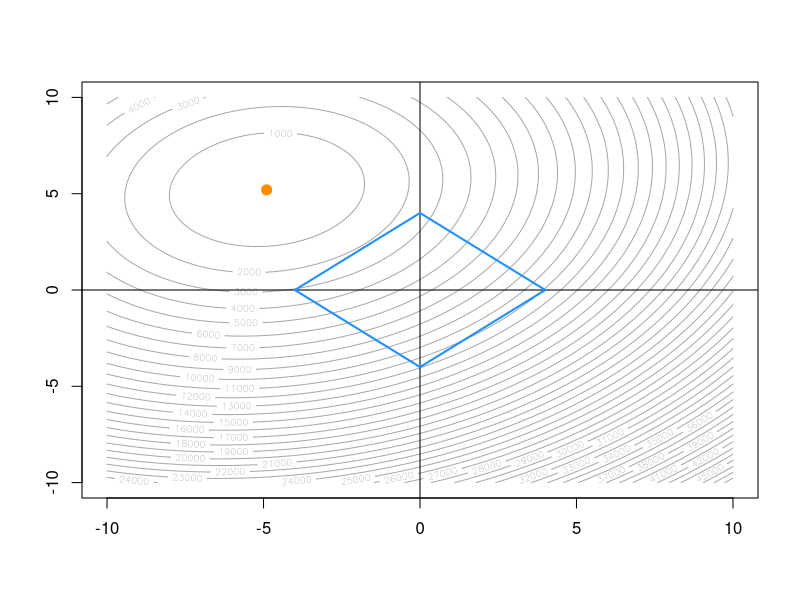
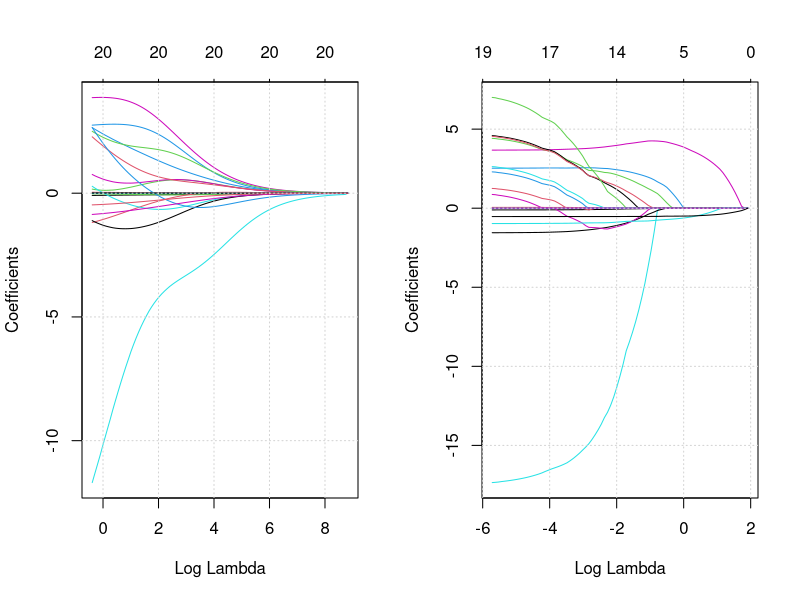
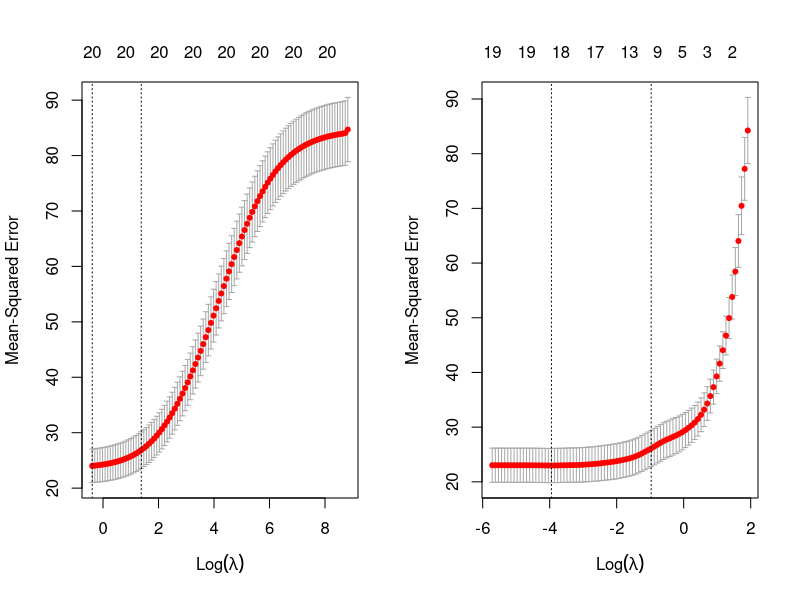
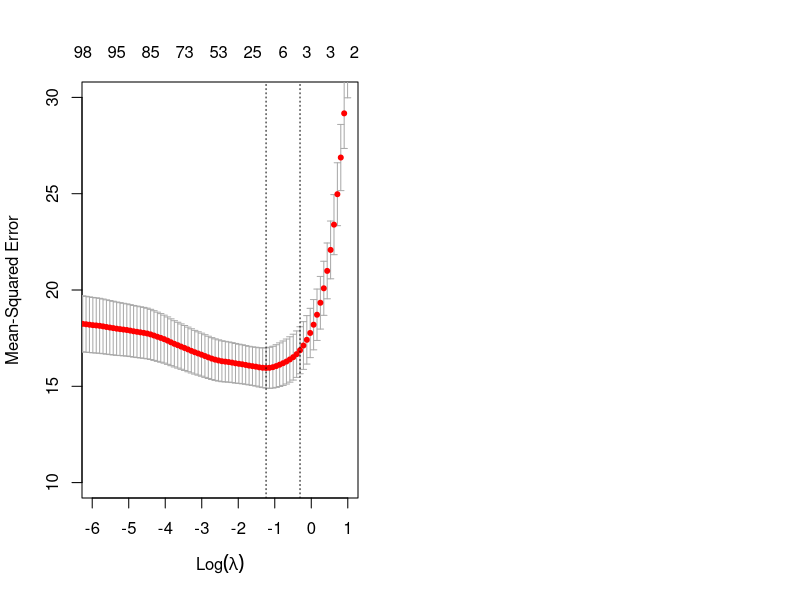

Reproduce these figures in R, in order.
## ---- chunk 1
knitr::opts_chunk$set(cache = TRUE, autodep = TRUE, fig.align = "center")
## ---- chunk 2
library(glmnet)
## ---- chunk 3
# this is a bad function name
dgp = function(sample_size = 25) {
  x = runif(n = sample_size)
  y = 0 + 5 * x + rnorm(n = sample_size)
  data.frame(x, y)
}
## ---- chunk 4
# maybe write a function for each
beta_ls = replicate(n = 1000, coef(lm(y ~ 0 + x, data = dgp()))["x"])
beta_05 = replicate(n = 1000, min(coef(lm(y ~ 0 + x, data = dgp()))["x"], 5))
beta_04 = replicate(n = 1000, min(coef(lm(y ~ 0 + x, data = dgp()))["x"], 4))
## ---- chunk 5
# add MSE, add names, make tibble
c(mean(beta_ls) - 5, sd(beta_ls))
c(mean(beta_05) - 5, sd(beta_05))
c(mean(beta_04) - 5, sd(beta_04))
## ---- chunk 6
dgp = function(sample_size = 25) {
  x = runif(n = sample_size)
  y = -2 + 5 * x + rnorm(n = sample_size)
  data.frame(x, y)
}
## ---- chunk 7
asdf = dgp()
predict(lm(y ~ x, data = asdf))

asdf$x = scale(asdf$x)
predict(lm(y ~ x, data = asdf))
## ---- chunk 8
gen_linear_data = function() {
  x1 = rnorm(100)
  x2 = rnorm(100)
  y = 0 + -5 * x1 + 5 * x2 + rnorm(100)
  data.frame(x1, x2, y)
}
## ---- chunk 9
data = gen_linear_data()
beta = expand.grid(beta_1 = seq(-10, 10, 0.1),
                   beta_2 = seq(-10, 10, 0.1))
beta_error = rep(0, dim(beta)[1])
for (i in 1:dim(beta)[1]){
  beta_error[i] = with(data, sum((y - (beta$beta_1[i] * x1 + beta$beta_2[i] * x2)) ^ 2 ))
}
## ---- chunk 10
# TODO: make this into a function
# TODO: add ridge constraint
contour(x = seq(-10, 10, 0.1), 
        y = seq(-10, 10, 0.1), 
        z = matrix(beta_error, 
                   nrow = length(seq(-10, 10, 0.1)),
                   ncol = length(seq(-10, 10, 0.1))),
        nlevels = 50,
        col = "darkgrey"
)

abline(h = 0)
abline(v = 0)
a = 4
segments(0, a, a, 0, col = "dodgerblue", lwd = 2)
segments(0, -a, a, 0, col = "dodgerblue", lwd = 2)
segments(-a, 0, 0, a, col = "dodgerblue", lwd = 2)
segments(-a, 0, 0, -a, col = "dodgerblue", lwd = 2)
points(beta[which.min(beta_error), ], col = "darkorange", pch = 20, cex = 2)
## ---- chunk 11
bstn = MASS::Boston

bstn$chas = factor(bstn$chas)
bstn$rad = factor(bstn$rad)

levels(bstn$chas)
levels(bstn$rad)
## ---- chunk 12
lm(medv ~ ., data = bstn)
## ---- chunk 13
model.matrix(lm(medv ~ ., data = bstn))
## ---- chunk 14
bstn_x = model.matrix(lm(medv ~ ., data = bstn))
bstn_y = bstn$medv
## ---- chunk 15
coef(lm.fit(x = bstn_x, y = bstn_y))
## ---- chunk 16
bstn_x = model.matrix(lm(medv ~ ., data = bstn))[, -1]
bstn_y = bstn$medv
## ---- chunk 17
par(mfrow = c(1, 2))
plot(glmnet(x = bstn_x, y = bstn_y, alpha = 0), xvar = "lambda")
grid()
plot(glmnet(x = bstn_x, y = bstn_y, alpha = 1), xvar = "lambda")
grid()
## ---- chunk 18
par(mfrow = c(1, 2))
plot(cv.glmnet(x = bstn_x, y = bstn_y, alpha = 0))
plot(cv.glmnet(x = bstn_x, y = bstn_y, alpha = 1))
## ---- chunk 19
bstn_ridge = cv.glmnet(x = bstn_x, y = bstn_y, alpha = 0)
bstn_lasso = cv.glmnet(x = bstn_x, y = bstn_y, alpha = 1)
## ---- chunk 20
library(broom)
## ---- chunk 21
tidy(bstn_lasso)
glance(bstn_lasso)
## ---- chunk 22
predict(bstn_lasso, newx = bstn_x[1:10,], type = "link")
## ---- chunk 23
predict(bstn_lasso, newx = bstn_x[1:10,], type = "response")
## ---- chunk 24
predict(bstn_lasso, type = "coefficients", s=c("lambda.1se","lambda.min"))
## ---- chunk 25
predict(bstn_lasso, type = "nonzero")
## ---- chunk 26
diag(100)
## ---- chunk 27
p = 100
A = matrix(runif(p ^ 2) * 2 - 1, ncol = p)
Sigma = t(A) %*% A
sample_size = 500
X = MASS::mvrnorm(n = sample_size, mu = rep(0, p), Sigma = Sigma)
beta = ifelse(sample(c(0, 0, 0, 0, 0, 0, 0, 0, 0, 0, 0, 0, 1), size = p, replace = TRUE), runif(n = p, -1, 1), 0) * 2
y = X %*% beta + rnorm(n = sample_size, sd = 4)
fit = glmnet::cv.glmnet(x = X, y = y, alpha = 1)
sqrt(min(fit$cvm))
## ---- chunk 28
plot(fit, xlim = c(-6, 1), ylim = c(10, 30))
## ---- chunk 29
# type.measure = "class"
